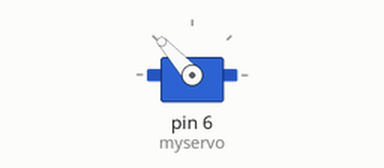
This sketch was run on a simulated Arduino Uno, built with avr-gcc and run on an emulated ATmega328P. Shown: servo.

Above: at 0.05 s.
At 0.65 s:
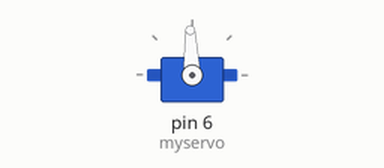
At 1.2 s:
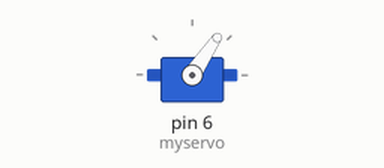
At 2.35 s:
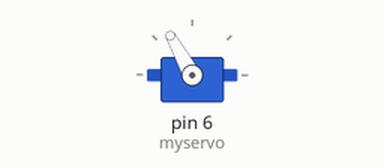
Timing chart, 0 to 6.0 s (numbered marks = the images above):
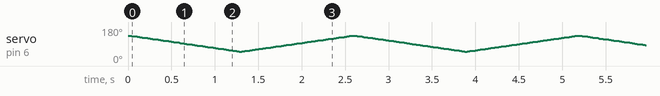

The sketch:

Thumb.ino
```cpp
#include <Servo.h>

Servo myservo;

int pos = 0;

void setup() {
  myservo.attach(6);
}

void loop() {
  for (pos = 135; pos >= 50; pos -= 1) { // goes from 180 degrees to 0 degrees
    myservo.write(pos);              // tell servo to go to position in variable 'pos'
    delay(15);                       // waits 15 ms for the servo to reach the position
  }

  for (pos = 50; pos <= 135; pos += 1) { // goes from 0 degrees to 180 degrees
    // in steps of 1 degree
    myservo.write(pos);              // tell servo to go to position in variable 'pos'
    delay(15);                       // waits 15 ms for the servo to reach the position
  }
}
```
